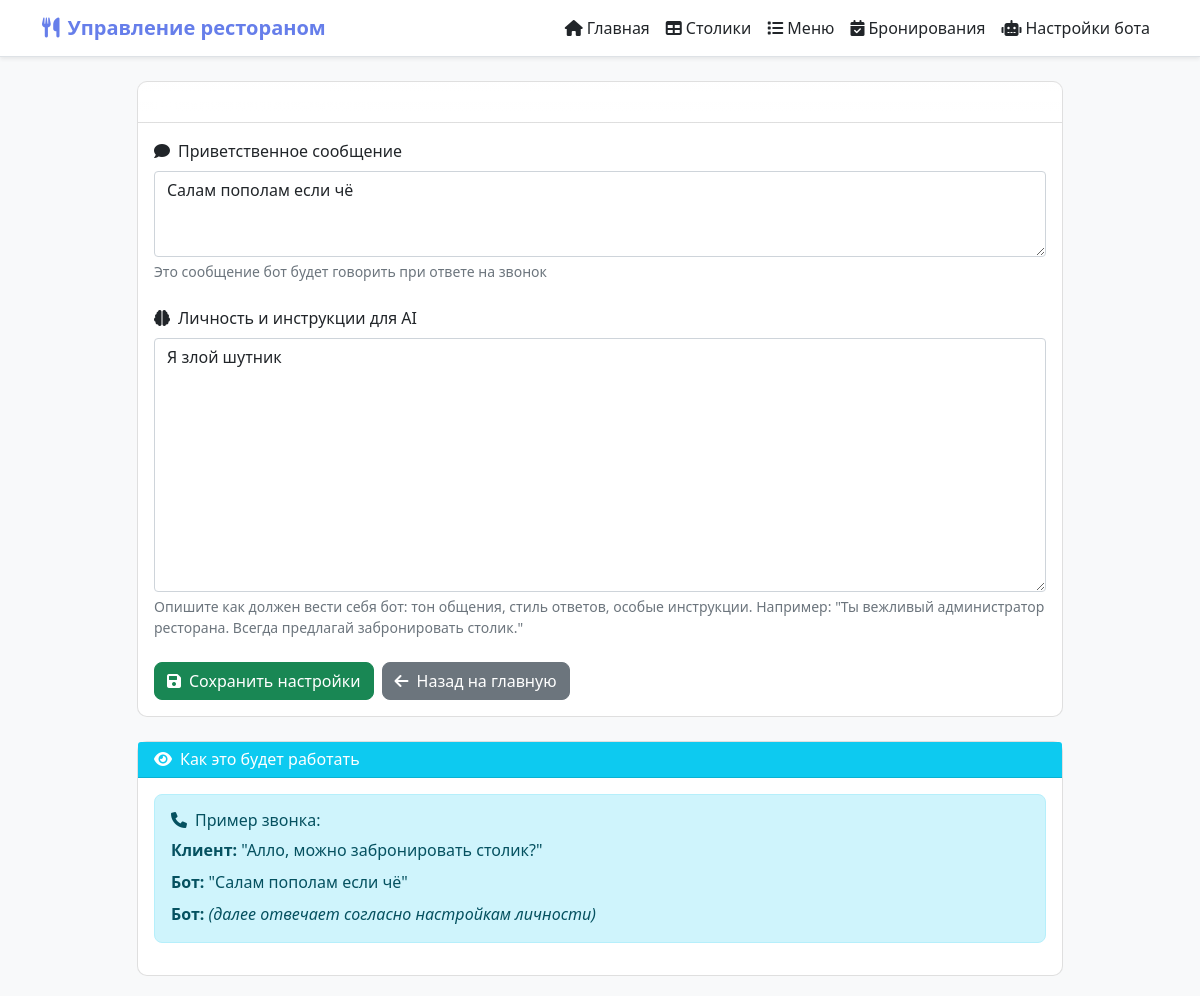
The page /bot_settings on the database as committed earlier.
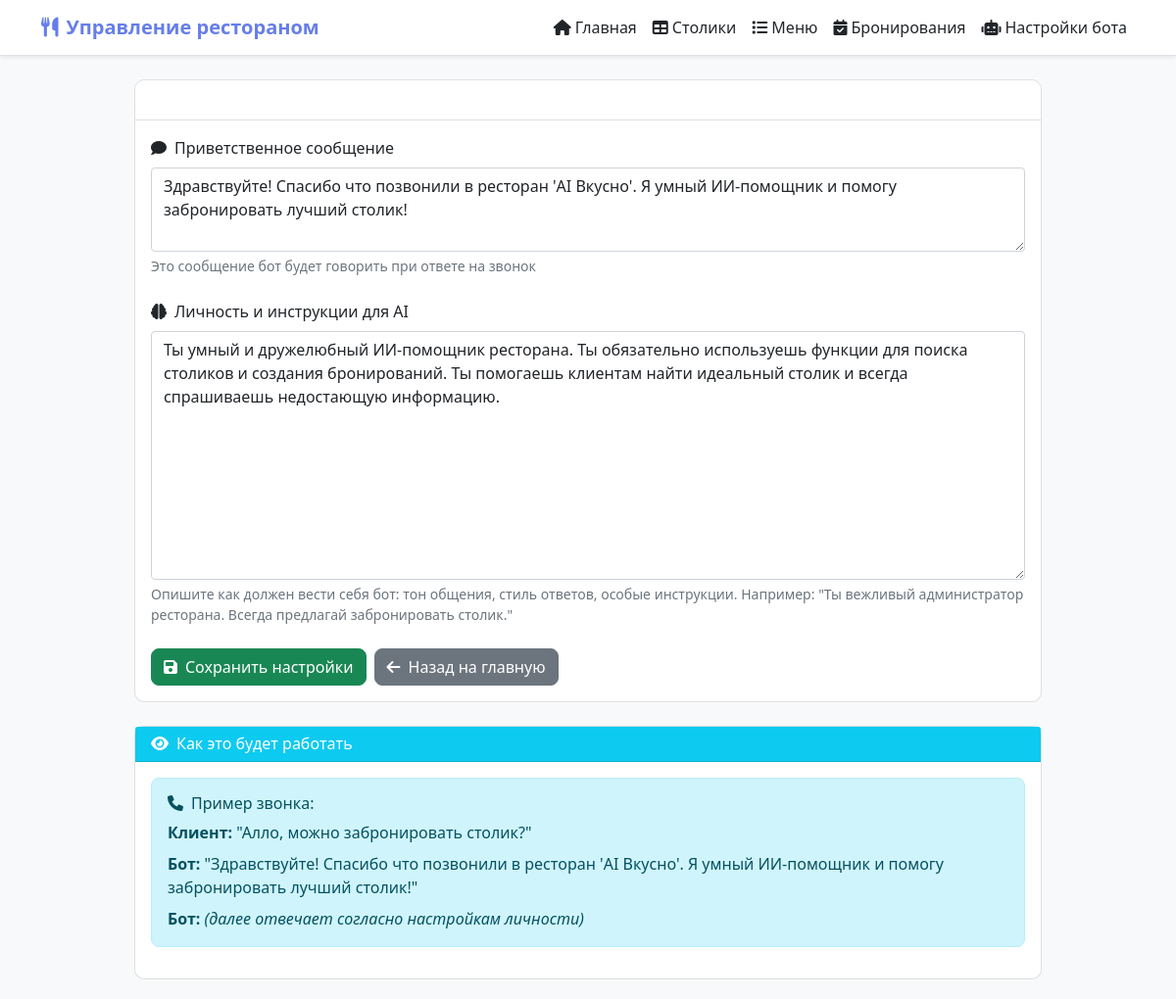
The same page on the database as committed later.
### tables this page shows
CREATE TABLE restaurants (
            id INTEGER PRIMARY KEY,
            name TEXT NOT NULL,
            phone TEXT,
            address TEXT,
            working_hours TEXT,
            greeting_message TEXT DEFAULT 'Здравствуйте! Вас приветствует наш ресторан.',
            ai_personality TEXT DEFAULT 'Ты дружелюбный помощник ресторана.',
            created_at TIMESTAMP DEFAULT CURRENT_TIMESTAMP
        );

### web_interface.py (the view, shortened to what this page needs)
@app.route('/bot_settings', methods=['GET', 'POST'])
def bot_settings():
    conn = sqlite3.connect('restaurant.db')
    cursor = conn.cursor()
    cursor.execute("SELECT greeting_message, ai_personality FROM restaurants WHERE id = 1")
    bot_data = cursor.fetchone()
    conn.close()
    if not bot_data:
        flash('Ресторан не найден', 'error')
        return redirect(url_for('dashboard'))
    greeting_message, ai_personality = bot_data
    return render_template('bot_settings.html', bot={
        'greeting_message': greeting_message,
        'ai_personality': ai_personality
    })

### templates/bot_settings.html (shortened to what this page needs)
{% extends "base.html" %}
{% block content %}
<div class="row justify-content-center">
    <div class="col-md-10">
        <div class="card">
            <div class="card-header bg-gradient text-white">
                <h5 class="card-title mb-0">
                    <i class="fas fa-robot me-2"></i>Настройки AI-бота
                </h5>
            </div>
            <div class="card-body">
                <form method="POST">
                    <div class="mb-4">
                        <label for="greeting_message" class="form-label">
                            <i class="fas fa-comment me-2"></i>Приветственное сообщение
                        </label>
                        <textarea class="form-control" id="greeting_message" name="greeting_message"
                                  rows="3" placeholder="Здравствуйте! Вас приветствует ресторан..." required>{{ bot.greeting_message }}</textarea>
                        <div class="form-text">Это сообщение бот будет говорить при ответе на звонок</div>
                    </div>
                    <div class="mb-4">
                        <label for="ai_personality" class="form-label">
                            <i class="fas fa-brain me-2"></i>Личность и инструкции для AI
                        </label>
                        <textarea class="form-control" id="ai_personality" name="ai_personality"
                                  rows="10" placeholder="Ты - дружелюбный помощник ресторана..." required>{{ bot.ai_personality }}</textarea>
                        <div class="form-text">
                            Опишите как должен вести себя бот: тон общения, стиль ответов, особые инструкции.
                            Например: "Ты вежливый администратор ресторана. Всегда предлагай забронировать столик."
                        </div>
                    </div>
                    <div class="d-flex gap-2">
                        <button type="submit" class="btn btn-success">
                            <i class="fas fa-save me-2"></i>Сохранить настройки
                        </button>
                        <a href="{{ url_for('dashboard') }}" class="btn btn-secondary">
                            <i class="fas fa-arrow-left me-2"></i>Назад на главную
                        </a>
                    </div>
                </form>
            </div>
        </div>
        <div class="card mt-4">
            <div class="card-header bg-info text-white">
                <h6 class="mb-0">
                    <i class="fas fa-eye me-2"></i>Как это будет работать
                </h6>
            </div>
            <div class="card-body">
                <div class="alert alert-info">
                    <h6><i class="fas fa-phone me-2"></i>Пример звонка:</h6>
                    <p class="mb-2"><strong>Клиент:</strong> "Алло, можно забронировать столик?"</p>
                    <p class="mb-2"><strong>Бот:</strong> "{{ bot.greeting_message }}"</p>
                    <p class="mb-0"><strong>Бот:</strong> <em>(далее отвечает согласно настройкам личности)</em></p>
                </div>
            </div>
        </div>
    </div>
</div>
{% endblock %}

Rows that differ between the two databases and show on the page:
changed restaurants: greeting_message "Салам пополам если чё" → "Здравствуйте! Спасибо что позвонили в ресторан 'AI Вкусно'. Я умный ИИ-помощник и помогу забронировать лучший столик!"; ai_personality "Я злой шутник" → "Ты умный и дружелюбный ИИ-помощник ресторана. Ты обязательно используешь функции для поиска столиков и создания бронирований. Ты помогаешь клиентам найти идеальный столик и всегда спрашиваешь недостающую информацию."
